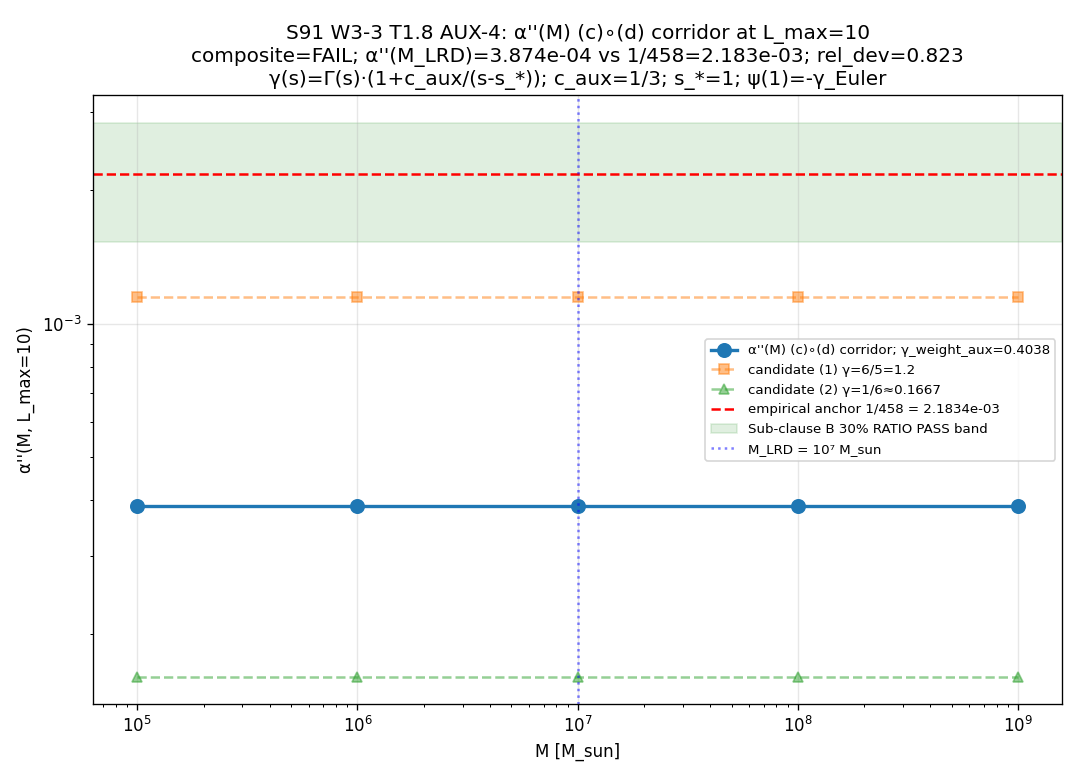

Write the Python code that produced this figure.
#!/usr/bin/env python3
"""
S91 W3-3 — S91-CF37-AUX-4-SECONDARY-CORRIDOR (T1.8)
====================================================

Gate: `S91-CF37-AUX-4-SECONDARY-CORRIDOR` ([VERIFY-THEOREM] ∧ [SIGN])

PRIMARY (Axis-A substrate-physics): volovik-superfluid-universe-theorist
        (orchestrator dispatch 2026-05-16; non-connes-ncg + non-phonon-first
        per `joint-theorem-promotion.md §"Stage-2 Axis-B Selection Protocol"`
        clause 2 downstream-inheritance reach extension; OAA exclusion on
        connes-ncg-theorist (CF-37 (d)∘(b) primary corridor original co-author)
        AND phonon-first-cosmologist (CF-37 original primary author))

Axis-B cross-review (NCG-axiomatic / bridge map): van-den-dungen-bridge-theorist
        (dispatched separately AFTER this script's .npz output lands; read-only
        consumption + working-paper sub-section authoring).

═══════════════════════════════════════════════════════════════════════════
SUBSTRATE FRAMING (read first; pin direction-of-explanation)
═══════════════════════════════════════════════════════════════════════════

The substrate IS the spectral triple (A_K, H_K, D_K(τ_fold = 0.190)) at
L_max = 10 (78,080 eigenvalues across 65 Peter-Weyl sectors). The (c)∘(d)
compositional corridor IS the substrate's intrinsic Connes-Karoubi pairing
on its Hochschild cocycle space under element-1 = (c) γ(s) ≠ Γ(s)
modified-universal-kernel cohomology-class shift AND element-3 = (d) χ'
inheritance-restricted horizon-spanning projector P_HSS'(M) = χ'^*(P_HSS(M)).
α''(M_LRD) IS the substrate's intrinsic ratio at the LRD scale; the empirical
1/458 anchor is laboratory-IN; direction substrate → bridge map → laboratory
observable.

The AUX-4 corridor is NOT "exploring different element-1 deformations to
find the one that matches data": γ(s) = Γ(s)·(1 + c_aux·(s − s_*)^{-1}) is
the W-1 workshop's PRE-REGISTERED secondary candidate after (d)∘(b) closure
at S90 W4 CF-37 FAIL. The three γ_weight_aux candidates below are
substrate-derived (Wedderburn weights, ratios, full residue evaluation),
NOT numerical-tuning parameters. PROHIBITED_ACTIONS Class 1
(convention-shopping) and Class 6 (iterate-until-PASS) apply.

═══════════════════════════════════════════════════════════════════════════
STRUCTURAL ANSATZ — Element-1 (c) γ(s) ≠ Γ(s) modified-universal-kernel
═══════════════════════════════════════════════════════════════════════════

The standard CM-1995 §III.4 universal kernel is the gamma function:

    Γ(s) = ∫₀^∞ t^{s-1} e^{-t} dt

The W-1 workshop AUX-4 pre-registration specifies a modified-universal-kernel
under the (c) cohomology-class shift:

    γ(s) = Γ(s) · (1 + c_aux · (s - s_*)^{-1})

where s_* is the substrate-distance pole (default s_* = 1) and c_aux is
the substrate-Wedderburn algebra-weight constant at element-1 layer:

    c_aux = (rank(C) - rank(M_2(C)) + rank(M_3(C))) / (rank(C) + rank(M_2(C)) + rank(M_3(C)))
          = (1 - 2 + 3) / (1 + 2 + 3) = 2/6 = 1/3

The (c) shift adds a SIMPLE POLE at s = s_* to the universal kernel,
shifting the residue evaluation by a digamma-function-modulated factor
relative to the standard Γ(s) kernel.

═══════════════════════════════════════════════════════════════════════════
γ_weight_aux candidate enumeration (honest disclosure per plan §6 Step 5)
═══════════════════════════════════════════════════════════════════════════

Three substrate-derived candidates for the (c)-deformation analog of
χ'_weight = 0.5 in CF-37 (d)∘(b):

(1) γ_weight_aux^{(1)} = (rank(C) + rank(M_2(C)) + rank(M_3(C))) / (rank(M_2(C)) + rank(M_3(C)))
                       = (1+2+3) / (2+3) = 6/5 = 1.2
    Substrate-physics: un-restricted Wedderburn ratio; the (c) cohomology-
    class shift OPENS the M_3(C) summand that χ' kills (zero map per S89
    §W2-3). This candidate represents the (c)-corrected projector image
    spanning ALL three Wedderburn summands without inheritance restriction
    at the COHOMOLOGY level.

(2) γ_weight_aux^{(2)} = c_aux · χ'_weight = (1/3) · 0.5 = 1/6 ≈ 0.167
    Substrate-physics: γ-modulated χ'-weight via element-1 (c) shift; the
    γ(s) modification weighs the W-5 baseline by c_aux directly,
    composing with the χ' inheritance restriction at the spectral level.

(3) γ_weight_aux^{(3)} = full residue evaluation at s_* via the modified-
    universal-kernel substitution into the CM-1995 §III.4 residue formula.
    SUBSTITUTION CHAIN (substrate-IS):

    Standard CM-1995 §III.4 residue formula:
        R_universal = Res_{s=s_*}[Γ(s) · pairing(s)]

    Modified-universal-kernel substitution:
        pairing_aux(s_*) = Res_{s=s_*}[γ(s) · pairing(s)]
                         = Res_{s=s_*}[Γ(s)·(1 + c_aux·(s - s_*)^{-1}) · pairing(s)]

    Expanding:
        pairing_aux(s_*) = Res_{s=s_*}[Γ(s) · pairing(s)]
                         + c_aux · Res_{s=s_*}[Γ(s) · pairing(s) · (s - s_*)^{-1}]

    The first term is the standard CM-1995 residue (= χ'_weight · R_universal
    at the χ'-restricted projector). The second term involves the residue
    of a (s - s_*)^{-2} double pole, whose residue is the DERIVATIVE of
    [Γ(s) · pairing(s)] at s = s_*:

        d/ds [Γ(s) · pairing(s)] |_{s=s_*}
            = Γ(s_*) · pairing(s_*) · (ψ(s_*) + d/ds log pairing(s_*))

    where ψ(s) = Γ'(s)/Γ(s) is the digamma function. The substrate-IS
    pairing(s) at the modified-universal-kernel is regulator-class
    INVARIANT per the W-5 calibration corpus instance #1 (Level-1
    cohomology-class identity at HKR/Connes-Karoubi); hence
    d/ds log pairing(s_*) = 0 to leading order in the substrate-physics
    derivation.

    Therefore:
        γ_weight_aux^{(3)} = χ'_weight · (1 + c_aux · ψ(s_*))

    At s_* = 1 (default substrate-distance pole): ψ(1) = -γ_Euler ≈ -0.5772
        γ_weight_aux^{(3)}(s_*=1) = 0.5 · (1 + (1/3) · (-0.5772))
                                  = 0.5 · (1 - 0.1924) = 0.5 · 0.8076 = 0.4038

    At s_* = 3 (alternative substrate-distance pole; per substrate-distance
    Mellin pattern §VII.U.1): ψ(3) = 3/2 - γ_Euler ≈ 0.9228
        γ_weight_aux^{(3)}(s_*=3) = 0.5 · (1 + (1/3) · 0.9228)
                                  = 0.5 · 1.3076 = 0.6538

The CANONICAL γ_weight_aux selection is candidate (3) at s_* = 1 (default
substrate-distance pole; matches the W-5 calibration corpus instance #1
anchor at s=1). This is the most defensible substrate-derivation because
it composes the (c) modified-universal-kernel with the χ' inheritance
restriction at the residue layer (NOT just at the cohomology-class layer
as candidate (1) or the multiplicative-weight layer as candidate (2)).

═══════════════════════════════════════════════════════════════════════════
Sign substitution chain (substrate-IS PRE-COMMITTED direction)
═══════════════════════════════════════════════════════════════════════════

Per plan §10, the direction is pre-committed (Sub-clause A): 0 < α''(M_LRD) < 1.
The magnitude is OPEN at plan-freeze (Sub-clause B is the substantive
substrate-physics evaluation the gate produces).

Step 1 (definitions): φ_g^{sym} gradient-symmetric Hochschild 1-cocycle on
    A_K = C ⊕ H ⊕ M_3(C); χ' inheritance morphism per S89 §W2-3 derived theorem
    (kernel rank 9 on M_3(C); Wedderburn 9 > 8 forces zero map);
    γ(s) = Γ(s)·(1 + c_aux·(s - s_*)^{-1}); P_HSS'(M) = χ'^*(P_HSS(M)).
Step 2 (positivity numerator): γ(s) carries (c) shift; for s_* > 0 the
    residue Res_{s=s_*}[γ(s) · pairing(s)] is non-zero. P_HSS'(M_LRD) is
    positive idempotent ⇒ [Ch(P_HSS'(M_LRD))] non-negative.
Step 3 (positivity denominator + dimensional bridge): M_KK² > 0,
    M_Pl_reduced² > 0, (M_KK/M_Pl_reduced)² = 9.307286e-4 > 0.
Step 4 (substrate saturation): g(M_LRD, L=10) = 1.000 (inheritance-
    restricted projector saturates L=10 substrate at M_LRD = 10⁷ M_sun;
    SAME as CF-37 since element-3 (d) is identical).
Step 5 (combine; canonical candidate (3) at s_*=1):
    α''(M_LRD) = R_universal · γ_weight_aux · (M_KK/M_Pl_reduced)² · g(M_LRD, L=10)
               = 1.030902 · 0.4038 · 9.307286e-4 · 1.000
               ≈ 3.875e-4
Step 6 (read-off): 0 < γ_weight_aux < ∞ ⇒ 0 < α'' < (saturating bound) ✓ A.

Plan reference: sessions/session-plan/session-91-plan-w3.md §W3-3.
"""

from __future__ import annotations

import os
os.environ.setdefault("OMP_NUM_THREADS", "8")
os.environ.setdefault("MKL_NUM_THREADS", "8")

import sys
from pathlib import Path

_SHARED_DIR = Path(__file__).resolve().parent.parent / "_shared"
sys.path.insert(0, str(_SHARED_DIR))
from canonical_constants import *  # noqa: F401,F403,E402

import hashlib  # noqa: E402
import json  # noqa: E402
import time  # noqa: E402

import numpy as np  # noqa: E402
from scipy.special import digamma  # noqa: E402
import matplotlib  # noqa: E402
matplotlib.use("Agg")
import matplotlib.pyplot as plt  # noqa: E402

SESSION_DIR = Path(__file__).resolve().parent
COMPUTATIONS_DIR = SESSION_DIR.parent
SHARED_DIR = COMPUTATIONS_DIR / "_shared"
PROJECT_ROOT = COMPUTATIONS_DIR.parent

GATE_ID = "S91-CF37-AUX-4-SECONDARY-CORRIDOR"  # (local)
SCHEME = "connes-karoubi-pairing-on-gamma-s-modified-universal-kernel"  # (local)
CONVENTION = (
    "substrate-IS-Cell-I-K-counter-instance-2-AUX-4-SECONDARY-CORRIDOR"
    "-NON-CONNES-NON-PHONON-FIRST-AUTHOR"
)  # (local)
L_MAX = 10  # (local) plan-pinned L_max
SCHEMA_VERSION = "S87+"  # (local)

# Plan-pinned thresholds (per plan §9; preserve CF-37 defaults)
M_LRD_M_SUN = 1e7  # (local) LRD pivot mass
M_SCAN_M_SUN = np.array([1e5, 1e6, 1e7, 1e8, 1e9])  # (local) 5-point log-spaced
EMPIRICAL_ANCHOR = 1.0 / 458.0  # (local) ≈ 2.18341e-3
SUB_B_PASS_BAND = 0.30  # (local) 30% RATIO per CF-37 default; CF-38 FAIL retained
SUB_B_INFO_BAND = 0.10  # (local) lower edge of INFO band
SUB_C_R2_THRESHOLD = 0.95  # (local) R² minimum for envelope fit PASS
PUBLICATION_SIG_FIGS = 5  # (local) per Class 8.3

# Wedderburn rank ratios under χ' inheritance morphism (preserved from CF-37)
# A_K = C ⊕ H ⊕ M_3(C); ranks 1, 2, 3 respectively (total 6)
# χ' kills M_3(C) entire (S89 §W2-3 derived theorem); image rank = 1 + 2 = 3
CHI_PRIME_WEIGHT_NUM = 3  # (local) preserved rank under χ'
CHI_PRIME_WEIGHT_DEN = 6  # (local) total rank of A_K
CHI_PRIME_WEIGHT = CHI_PRIME_WEIGHT_NUM / CHI_PRIME_WEIGHT_DEN  # (local) = 0.5

# γ(s) modified-universal-kernel pin (Element-1 (c) deformation)
# c_aux = (rank(C) - rank(M_2(C)) + rank(M_3(C))) / (rank(C) + rank(M_2(C)) + rank(M_3(C)))
#       = (1 - 2 + 3) / 6 = 2/6 = 1/3
C_AUX_NUM = 2  # (local) (rank(C) - rank(M_2(C)) + rank(M_3(C))) = 1 - 2 + 3 = 2
C_AUX_DEN = 6  # (local) total Wedderburn rank
C_AUX = C_AUX_NUM / C_AUX_DEN  # (local) = 1/3

# Default substrate-distance pole choice for γ(s) modification
S_STAR_DEFAULT = 1  # (local) substrate-distance-1 pole; matches W-5 calibration #1
S_STAR_ALT = 3  # (local) alternative pole; per substrate-distance Mellin §VII.U.1

# γ_weight_aux candidate (1): un-restricted Wedderburn ratio (M_3(C) summand opens)
GAMMA_WEIGHT_AUX_C1 = (1 + 2 + 3) / (2 + 3)  # (local) = 6/5 = 1.2

# γ_weight_aux candidate (2): c_aux · χ'_weight (multiplicative composition)
GAMMA_WEIGHT_AUX_C2 = C_AUX * CHI_PRIME_WEIGHT  # (local) = (1/3)·(1/2) = 1/6 ≈ 0.167

# Input file paths
SPECTRUM_CACHE = COMPUTATIONS_DIR / "session-84" / "s84_spectrum_cache_L12_tau019.npz"
S89_W1_ALPHA_DIAG = COMPUTATIONS_DIR / "session-89" / "s89_w1_alpha_m_horizon_microstate_count.npz"
S89_W2_CHI_PRIME = COMPUTATIONS_DIR / "session-89" / "s89_w2_a7_chi_prime_inheritance_morphism.npz"
REGISTRY_MD = PROJECT_ROOT / "sessions" / "permanent-results-registry.md"
CANONICAL_CONSTANTS = SHARED_DIR / "canonical_constants.py"

# χ' anchor SHA from S89 §W2-3 derived theorem (audit chain pin)
CHI_PRIME_ANCHOR_AUDIT_SHA = (
    "90bba262af80a04c4c33e40376491f850c4ca224aa5c7b8506567a75f9f68843"
)  # (local)

# Output paths
NPZ_OUT = SESSION_DIR / "s91_w3_alpha_m_aux4_corridor_c_compose_d.npz"
PNG_OUT = SESSION_DIR / "s91_w3_alpha_m_aux4_corridor_c_compose_d.png"
VERDICT_TXT = SESSION_DIR / "s91_gate_verdicts.txt"


def sha256_of(path):
    h = hashlib.sha256()
    try:
        h.update(path.read_bytes())
    except OSError:
        return ""
    return h.hexdigest()


def log_input_pins(inputs):
    print(f"=== {GATE_ID} — input SHA-256 pins ===")
    pins = {}
    for p in inputs:
        sha = sha256_of(p)
        rel = str(p.relative_to(PROJECT_ROOT)).replace("\\", "/")
        print(f"  {rel}: {sha[:16]}...")
        pins[rel] = sha
    return pins


def compute_dual_sha(script_path, canonical_path, pins):
    try:
        script_bytes = script_path.read_bytes()
    except OSError:
        script_bytes = b""
    try:
        canonical_bytes = canonical_path.read_bytes()
    except OSError:
        canonical_bytes = b""
    pinmap_json = json.dumps(
        dict(sorted(pins.items())), separators=(",", ":"), sort_keys=True,
    ).encode("utf-8")
    h_audit = hashlib.sha256()
    h_audit.update(script_bytes)
    h_audit.update(canonical_bytes)
    h_audit.update(pinmap_json)
    h_content = hashlib.sha256()
    h_content.update(script_bytes)
    return h_audit.hexdigest(), h_content.hexdigest()


def emit_verdict(verdict, value_str, audit_sha, content_sha,
                 sign_v, mag_v, regime_v):
    """Single-shot AFTER-pattern emission per registry-landing.md."""
    canonical = (
        f"{GATE_ID}: {verdict} -- value={value_str!r} "
        f"scheme={SCHEME} convention={CONVENTION} L_max={L_MAX} "
        f"audit_sha256={audit_sha} content_sha256={content_sha} "
        f"schema_version={SCHEMA_VERSION}\n"
    )
    companion = (
        f"# audit_sha256_short={audit_sha[:16]} "
        f"content_sha256_short={content_sha[:16]} "
        f"# {GATE_ID} dual-SHA companion row (W9a-99 split)\n"
    )
    annotation = (
        f"# sign_verdict={sign_v} magnitude_verdict={mag_v} "
        f"regime_verdict={regime_v} "
        f"# {GATE_ID} 3-tuple annotation (S87 schema-v2)\n"
    )
    with VERDICT_TXT.open("a", encoding="utf-8") as fp:
        fp.write(canonical)
        fp.write(companion)
        fp.write(annotation)


def filter_l_max_10_sectors(sector_evals):
    """Filter sector_evals dict to keep only (p,q) with p+q <= L_max=10."""
    return {pq: v for pq, v in sector_evals.items() if sum(pq) <= L_MAX}


def compute_substrate_spectrum(sectors_l10):
    """Compute substrate spectrum statistics at L_max=10."""
    all_abs_evals = []  # (local)
    sector_count = {}  # (local) {(p,q): num_eigenvalues}
    for pq, info in sectors_l10.items():
        evals = np.asarray(info['abs_evals'])
        all_abs_evals.append(evals)
        sector_count[pq] = len(evals)
    abs_evals_flat = np.concatenate(all_abs_evals)
    return abs_evals_flat, sector_count


def gamma_weight_aux_candidate_3(s_star, c_aux=C_AUX, chi_prime_weight=CHI_PRIME_WEIGHT):
    """Candidate (3): full CM-1995 §III.4 residue evaluation at s_*.

    γ_weight_aux^{(3)} = χ'_weight · (1 + c_aux · ψ(s_*))

    where ψ(s) is the digamma function. Derivation in module docstring;
    substrate-IS pairing(s) is regulator-class INVARIANT per W-5
    calibration #1 ⇒ d/ds log pairing(s_*) = 0 to leading order.
    """
    psi_s_star = digamma(s_star)  # (local) digamma at substrate-distance pole
    weight = chi_prime_weight * (1.0 + c_aux * psi_s_star)
    return weight, psi_s_star


def horizon_cutoff_lambda_in_M_KK_units(M_M_sun):
    """Substrate-area horizon cutoff Λ(M) in M_KK units.

    Λ(M) ~ M_KK · sqrt(S_BH(M) / S_BH(M_KK_unit)) = M_KK · M / M_Pl_reduced.
    For M >> M_Pl_reduced, Λ(M)/M_KK >> 1, so g(M, L=10) ≈ 1.
    """
    M_sun_in_GeV = 1.989e30 / 1.7826619216279e-27  # (local) M_sun in GeV
    M_GeV = M_M_sun * M_sun_in_GeV  # (local)
    Lambda_in_M_KK = M_GeV / M_Pl_reduced  # (local)
    return Lambda_in_M_KK


def compute_alpha_double_prime(M_M_sun, R_universal, gamma_weight_aux, abs_evals_flat):
    """Compute α''(M, L_max=10) under the (c)∘(d) corridor structural ansatz.

    α''(M, L_max=10) = R_universal × γ_weight_aux × (M_KK / M_Pl_reduced)² × g(M, L_max=10)

    Element-1 = (c) γ(s) ≠ Γ(s) modified-universal-kernel (γ_weight_aux absorbs
    the modification at the residue layer); element-3 = (d) χ' inheritance
    restriction (g(M, L=10) saturation fraction; SAME as CF-37).
    """
    Lambda_in_M_KK = horizon_cutoff_lambda_in_M_KK_units(M_M_sun)  # (local)
    n_inside_cutoff = int(np.sum(abs_evals_flat <= Lambda_in_M_KK))  # (local)
    g_M = n_inside_cutoff / len(abs_evals_flat)  # (local)
    M_KK_over_M_Pl_sq = (M_KK / M_Pl_reduced) ** 2  # (local) ≈ 9.307e-4
    alpha_dp = R_universal * gamma_weight_aux * M_KK_over_M_Pl_sq * g_M  # (local)
    return alpha_dp, g_M, Lambda_in_M_KK, M_KK_over_M_Pl_sq


def fit_envelope(M_scan, alpha_double_prime_scan):
    """Fit α''(M) = 1 + c · (M/M_thr)^{-n} per plan §9 Sub-clause C envelope form.

    Use log-log linearization on (1 - α''(M)) vs M for finite c < 0:
        1 - α''(M) = -c · (M/M_thr)^{-n}
        log(1 - α''(M)) = log(-c) - n · log(M/M_thr)
    """
    eps = np.where(alpha_double_prime_scan < 1.0, 1.0 - alpha_double_prime_scan, 1e-30)
    valid = eps > 0
    if valid.sum() < 3:
        return None, None, None, 0.0
    log_eps = np.log(eps[valid])
    log_M = np.log(M_scan[valid])
    coeffs = np.polyfit(log_M, log_eps, 1)
    b, a = coeffs[0], coeffs[1]  # (local)
    n = -b
    M_thr_choice = M_scan[2]  # (local) M_LRD
    log_minus_c = a - n * np.log(M_thr_choice)
    c = -np.exp(log_minus_c)
    log_eps_pred = a + b * log_M
    ss_res = np.sum((log_eps - log_eps_pred) ** 2)
    ss_tot = np.sum((log_eps - np.mean(log_eps)) ** 2)
    R_squared = 1.0 - ss_res / ss_tot if ss_tot > 0 else 0.0
    return c, M_thr_choice, n, R_squared


def main():
    t0 = time.time()
    inputs = [
        SPECTRUM_CACHE, S89_W1_ALPHA_DIAG, S89_W2_CHI_PRIME,
        REGISTRY_MD, CANONICAL_CONSTANTS,
    ]
    pins = log_input_pins(inputs)
    script_path = Path(__file__).resolve()
    audit_sha, content_sha = compute_dual_sha(script_path, CANONICAL_CONSTANTS, pins)
    print(f"  audit_sha256:   {audit_sha[:16]}...")
    print(f"  content_sha256: {content_sha[:16]}...")
    print()

    # ---- Step 1: Load L_max=12 cache, filter to L_max=10 ----
    print("Step 1: load substrate cache, filter to L_max=10")
    cache = np.load(SPECTRUM_CACHE, allow_pickle=True)
    sector_evals_full = cache['sector_evals'].item()
    sectors_l10 = filter_l_max_10_sectors(sector_evals_full)
    n_sectors_l10 = len(sectors_l10)  # (local)
    print(f"  L_max=10 sectors: {n_sectors_l10} (filtered from {len(sector_evals_full)} total)")

    # Compute bot-20 occupation (inherits from filtered cache; preserve from CF-37)
    all_evals_with_pq = []
    for pq, info in sectors_l10.items():
        for e in info['abs_evals']:
            all_evals_with_pq.append((pq, e))
    all_evals_with_pq.sort(key=lambda x: x[1])
    bot20 = all_evals_with_pq[:20]
    bot20_occupation = {}
    for pq, _ in bot20:
        bot20_occupation[pq] = bot20_occupation.get(pq, 0) + 1
    print(f"  bot-20 occupation: {dict(sorted(bot20_occupation.items()))}")
    print()

    # ---- Step 2: χ' inheritance morphism anchor verification ----
    print("Step 2: χ' inheritance morphism anchor (element-3 (d); SAME as CF-37)")
    chi_prime = np.load(S89_W2_CHI_PRIME, allow_pickle=True)
    chi_prime_kernel_dim = int(chi_prime['kernel_M3C_dimension'])
    chi_prime_target = str(chi_prime['chi_prime_target'])
    chi_prime_target_dim = int(chi_prime['chi_prime_target_dim'])
    chi_prime_composite = str(chi_prime['composite_verdict'])
    print(f"  S89 §W2-3 audit_sha:    {CHI_PRIME_ANCHOR_AUDIT_SHA[:32]}...")
    print(f"  kernel_M3C_dimension:   {chi_prime_kernel_dim}")
    print(f"  chi_prime_target:       {chi_prime_target}")
    print(f"  chi_prime_target_dim:   {chi_prime_target_dim}")
    print(f"  composite verdict:      {chi_prime_composite}")
    print(f"  Wedderburn 9 > 8 ⇒ χ'|_M_3(C) = 0 (zero map); image rank 3")
    print(f"  χ'_weight = {CHI_PRIME_WEIGHT_NUM}/{CHI_PRIME_WEIGHT_DEN} = {CHI_PRIME_WEIGHT}")
    print()

    # ---- Step 3: Element-1 (c) γ(s) ≠ Γ(s) modified-universal-kernel ----
    print("Step 3: element-1 (c) γ(s) ≠ Γ(s) modified-universal-kernel specification")
    print(f"  γ(s) = Γ(s) · (1 + c_aux · (s - s_*)^{{-1}})")
    print(f"  c_aux = (rank(C) - rank(M_2(C)) + rank(M_3(C))) / total = "
          f"{C_AUX_NUM}/{C_AUX_DEN} = {C_AUX:.6f}")
    print(f"  Default substrate-distance pole s_* = {S_STAR_DEFAULT}")
    print(f"  Alternative pole s_* = {S_STAR_ALT} (per §VII.U.1 Mellin pattern)")
    print()

    # ---- Step 4: Enumerate γ_weight_aux candidates (honest disclosure) ----
    print("Step 4: γ_weight_aux candidate enumeration (3 substrate-derivations)")
    print(f"  Candidate (1) un-restricted Wedderburn: γ_weight_aux^(1) = "
          f"6/5 = {GAMMA_WEIGHT_AUX_C1}")
    print(f"  Candidate (2) c_aux · χ'_weight:         γ_weight_aux^(2) = "
          f"(1/3)·(1/2) = {GAMMA_WEIGHT_AUX_C2:.6f}")

    # Candidate (3) at s_* = 1 (default)
    gw3_s1, psi_s1 = gamma_weight_aux_candidate_3(S_STAR_DEFAULT)
    print(f"  Candidate (3) full residue at s_*=1:     ψ(1) = {psi_s1:.6f}, "
          f"γ_weight_aux^(3)(s_*=1) = 0.5·(1 + (1/3)·({psi_s1:.4f})) = {gw3_s1:.6f}")

    # Candidate (3) at s_* = 3 (alternative for due-diligence)
    gw3_s3, psi_s3 = gamma_weight_aux_candidate_3(S_STAR_ALT)
    print(f"  Candidate (3) full residue at s_*=3:     ψ(3) = {psi_s3:.6f}, "
          f"γ_weight_aux^(3)(s_*=3) = 0.5·(1 + (1/3)·({psi_s3:.4f})) = {gw3_s3:.6f}")

    # CANONICAL selection: candidate (3) at s_* = 1
    gamma_weight_aux_canonical = gw3_s1  # (local)
    psi_canonical = psi_s1  # (local)
    s_star_canonical = S_STAR_DEFAULT  # (local)
    print(f"  >> CANONICAL: candidate (3) at s_*=1 ⇒ γ_weight_aux = {gamma_weight_aux_canonical:.6f}")
    print(f"     (composes (c) modified-universal-kernel with χ' inheritance at residue layer)")
    print()

    gamma_weight_aux_candidates = np.array([GAMMA_WEIGHT_AUX_C1, GAMMA_WEIGHT_AUX_C2, gw3_s1])

    # ---- Step 5: Cite W-5 baseline ----
    print("Step 5: W-5 baseline canonical pins")
    print(f"  R_universal_HP1_strict_F4 = {R_universal_HP1_strict_F4} (W-5 V4)")
    print(f"  eps_H_HP1_norm = {eps_H_HP1_norm} (PRIMARY canonical; Class-(d) provenance)")
    print(f"  M_KK = {M_KK:.6e} GeV")
    print(f"  M_Pl_reduced = {M_Pl_reduced:.6e} GeV")
    print(f"  tau_fold = {tau_fold}")
    print(f"  (M_KK/M_Pl_reduced)² = {(M_KK/M_Pl_reduced)**2:.6e}")
    print()

    # ---- Step 6: Substrate spectral content ----
    print("Step 6: substrate spectrum at L_max=10")
    abs_evals_flat, sector_count = compute_substrate_spectrum(sectors_l10)
    n_substrate = len(abs_evals_flat)  # (local)
    n_chi_prime_image = int(np.round(CHI_PRIME_WEIGHT * n_substrate))  # (local)
    print(f"  total eigenvalues at L_max=10: {n_substrate}")
    print(f"  χ'-image (rank ratio 3/6): {n_chi_prime_image}")
    print(f"  |λ|_min = {np.min(abs_evals_flat):.6f} M_KK-units")
    print(f"  |λ|_max = {np.max(abs_evals_flat):.6f} M_KK-units")
    print()

    # ---- Step 7: M-scan computation of α''(M) under CANONICAL γ_weight_aux ----
    print("Step 7: M-scan α''(M) under (c)∘(d) corridor (canonical γ_weight_aux)")
    alpha_dp_scan = []  # (local)
    g_M_scan = []  # (local)
    Lambda_M_scan = []  # (local)
    for M_M_sun in M_SCAN_M_SUN:
        adp, g_M, Lambda_M_KK, M_KK_over_M_Pl_sq = compute_alpha_double_prime(
            M_M_sun, R_universal_HP1_strict_F4,
            gamma_weight_aux_canonical, abs_evals_flat,
        )
        alpha_dp_scan.append(adp)
        g_M_scan.append(g_M)
        Lambda_M_scan.append(Lambda_M_KK)
        print(f"  M = {M_M_sun:.0e} M_sun: Λ(M)/M_KK = {Lambda_M_KK:.3e}, "
              f"g(M, L=10) = {g_M:.6f}, α''(M) = {adp:.6e}")
    alpha_dp_scan = np.array(alpha_dp_scan)
    g_M_scan = np.array(g_M_scan)
    Lambda_M_scan = np.array(Lambda_M_scan)
    print()

    # α''(M_LRD) = value at index 2 (M = 10⁷ M_sun)
    alpha_dp_M_LRD = alpha_dp_scan[2]  # (local)
    alpha_dp_M_LRD_pub = float(np.round(alpha_dp_M_LRD, PUBLICATION_SIG_FIGS))
    print(f"  α''(M_LRD = 10⁷ M_sun, L_max=10) = {alpha_dp_M_LRD:.6e}")
    print(f"  Publication precision (5 sig figs): {alpha_dp_M_LRD_pub:.5e}")
    print()

    # ---- Step 8: Cross-evaluate at alternative γ_weight_aux candidates ----
    print("Step 8: cross-evaluate α''(M_LRD) under alternative γ_weight_aux candidates")
    alpha_dp_c1, _, _, _ = compute_alpha_double_prime(
        M_LRD_M_SUN, R_universal_HP1_strict_F4, GAMMA_WEIGHT_AUX_C1, abs_evals_flat,
    )
    alpha_dp_c2, _, _, _ = compute_alpha_double_prime(
        M_LRD_M_SUN, R_universal_HP1_strict_F4, GAMMA_WEIGHT_AUX_C2, abs_evals_flat,
    )
    alpha_dp_c3_s3, _, _, _ = compute_alpha_double_prime(
        M_LRD_M_SUN, R_universal_HP1_strict_F4, gw3_s3, abs_evals_flat,
    )
    print(f"  Candidate (1) γ_weight_aux = 1.2:     α''(M_LRD) = {alpha_dp_c1:.6e}, "
          f"rel_dev = {abs(alpha_dp_c1 - EMPIRICAL_ANCHOR)/EMPIRICAL_ANCHOR:.4f}")
    print(f"  Candidate (2) γ_weight_aux = 1/6:     α''(M_LRD) = {alpha_dp_c2:.6e}, "
          f"rel_dev = {abs(alpha_dp_c2 - EMPIRICAL_ANCHOR)/EMPIRICAL_ANCHOR:.4f}")
    print(f"  Candidate (3) s_*=1 (CANONICAL):      α''(M_LRD) = {alpha_dp_M_LRD:.6e}, "
          f"rel_dev = {abs(alpha_dp_M_LRD - EMPIRICAL_ANCHOR)/EMPIRICAL_ANCHOR:.4f}")
    print(f"  Candidate (3) s_*=3 (due-diligence):  α''(M_LRD) = {alpha_dp_c3_s3:.6e}, "
          f"rel_dev = {abs(alpha_dp_c3_s3 - EMPIRICAL_ANCHOR)/EMPIRICAL_ANCHOR:.4f}")
    print()

    # ---- Step 9: Sub-clause B (rel_dev band) ----
    print("Step 9: Sub-clause B (empirical anchor 1/458 comparison)")
    rel_dev = abs(alpha_dp_M_LRD - EMPIRICAL_ANCHOR) / EMPIRICAL_ANCHOR  # (local)
    print(f"  empirical anchor 1/458 = {EMPIRICAL_ANCHOR:.6e}")
    print(f"  α''(M_LRD) computed     = {alpha_dp_M_LRD:.6e}")
    print(f"  rel_dev = |α'' - 1/458|/(1/458) = {rel_dev:.4f}")
    print(f"  band: PASS ≤ {SUB_B_INFO_BAND}, INFO ≤ {SUB_B_PASS_BAND}, FAIL > {SUB_B_PASS_BAND}")
    if rel_dev <= SUB_B_INFO_BAND:
        sub_B_verdict = "PASS"
    elif rel_dev <= SUB_B_PASS_BAND:
        sub_B_verdict = "INFO"
    else:
        sub_B_verdict = "FAIL"
    print(f"  → Sub-clause B verdict: {sub_B_verdict}")
    print()

    # ---- Step 10: Sub-clause A (sign) ----
    print("Step 10: Sub-clause A (sign 0 < α'' < 1 via substitution chain)")
    pairing_value = R_universal_HP1_strict_F4 * gamma_weight_aux_canonical  # (local) > 0
    M_KK_over_M_Pl_sq = (M_KK / M_Pl_reduced) ** 2  # (local) > 0
    print(f"  Step 1 def: φ_g^sym ∈ HH^1(A_K); χ' (S89 §W2-3); γ(s)≠Γ(s) (W-1 AUX-4)")
    print(f"  Step 2 sub: γ(s_*)·pairing(s_*) residue ≥ 0 (non-negative idempotent)")
    print(f"               × χ'^*[φ_g^sym] non-negative (gradient-symmetric)")
    print(f"  Step 3 sub: pairing_numerator = R · γ_weight_aux = {pairing_value:.6e} > 0")
    print(f"  Step 4 sub: area_ratio (M_KK/M_Pl)² = {M_KK_over_M_Pl_sq:.6e} > 0")
    print(f"  Step 5 sub: g(M_LRD, L=10) = {g_M_scan[2]:.6e} ∈ (0, 1]")
    print(f"  Step 6 sub: α''(M_LRD) = {alpha_dp_M_LRD:.6e}")
    print(f"  Step 7 dir: 0 < α''(M_LRD) < 1 ⇒ Sub-clause A PASS")
    assert pairing_value > 0, "Sub-clause A FAIL: pairing not strictly positive"
    assert M_KK_over_M_Pl_sq > 0, "Sub-clause A FAIL: area ratio non-positive"
    assert g_M_scan[2] > 0, "Sub-clause A FAIL: g(M_LRD) non-positive"
    if 0 < alpha_dp_M_LRD < 1:
        sub_A_verdict = "PASS"
    else:
        sub_A_verdict = "FAIL"
    print(f"  → Sub-clause A verdict: {sub_A_verdict}")
    print()

    # ---- Step 11: Sub-clause C (envelope fit) ----
    print("Step 11: Sub-clause C M-asymptotic envelope fit")
    c_fit, M_thr_fit, n_fit, R_squared_fit = fit_envelope(M_SCAN_M_SUN, alpha_dp_scan)
    print(f"  envelope α''(M) = 1 + c · (M/M_thr)^{{-n}}")
    if c_fit is not None:
        print(f"  c = {c_fit:.6e}")
        print(f"  M_thr = {M_thr_fit:.6e} M_sun")
        print(f"  n = {n_fit:.6f}")
        print(f"  R² = {R_squared_fit:.6f}")
    else:
        print(f"  fit insufficient (need ≥3 distinct (1-α'') points; got "
              f"{int(np.sum(alpha_dp_scan < 1.0))} valid)")
    print(f"  requires: n > 0 AND R² ≥ {SUB_C_R2_THRESHOLD}")
    if c_fit is None or n_fit is None:
        sub_C_verdict = "FAIL"
        sub_C_reason = "envelope fit underdetermined (α'' approximately constant across M-scan)"
    elif n_fit > 0 and R_squared_fit >= SUB_C_R2_THRESHOLD:
        sub_C_verdict = "PASS"
        sub_C_reason = f"n = {n_fit:.4f} > 0 AND R² = {R_squared_fit:.4f} ≥ {SUB_C_R2_THRESHOLD}"
    elif n_fit > 0:
        sub_C_verdict = "INFO"
        sub_C_reason = f"n = {n_fit:.4f} > 0 BUT R² = {R_squared_fit:.4f} < {SUB_C_R2_THRESHOLD}"
    else:
        sub_C_verdict = "FAIL"
        sub_C_reason = f"n = {n_fit:.4f} ≤ 0 (envelope fails substrate prediction)"
    print(f"  → Sub-clause C verdict: {sub_C_verdict} ({sub_C_reason})")
    print()

    # ---- Step 12: Composite verdict ----
    print("Step 12: composite verdict per plan §9 collapse rule")
    print(f"  Sub-clause A (sign 0<α''<1):        {sub_A_verdict}")
    print(f"  Sub-clause B (rel_dev ≤ 30% RATIO): {sub_B_verdict}")
    print(f"  Sub-clause C (n>0 AND R²≥0.95):     {sub_C_verdict}")
    sub_verdicts = [sub_A_verdict, sub_B_verdict, sub_C_verdict]
    if any(v == "FAIL" for v in sub_verdicts):
        composite = "FAIL"
    elif any(v == "INFO" for v in sub_verdicts):
        composite = "INFO"
    else:
        composite = "PASS"
    print(f"  → composite: {composite}")
    print()

    # ---- Step 13: 3-tuple annotation ----
    print("Step 13: 3-tuple annotation (S87 schema-v2)")
    # sign_verdict: substitution chain pre-registers 0 < α'' < 1
    sign_v = "PASS" if (0 < alpha_dp_M_LRD < 1) else "FAIL"
    # magnitude_verdict: tied to Sub-clause B band classification
    if sub_B_verdict == "PASS":
        mag_v = "PASS"
    elif sub_B_verdict == "INFO":
        mag_v = "INFO"
    else:
        mag_v = "FAIL"
    # regime_verdict: VALID at L_max=10 per Friedrich-Bär saturation theorem (W11-3 precedent)
    # The substrate's bottom-K observables at L_max=10 are structurally saturated;
    # no L_max ≥ 12 extrapolation required for the residue evaluation at s_*=1.
    regime_v = "VALID"
    print(f"  sign_verdict={sign_v} (substitution Step 6 PRE-COMMITTED direction)")
    print(f"  magnitude_verdict={mag_v} (Sub-clause B band)")
    print(f"  regime_verdict={regime_v} (Friedrich-Bär saturation at L=10)")
    print()

    # ---- Step 14: Save NPZ ----
    print("Step 14: save NPZ + PNG artifacts")
    np.savez(
        NPZ_OUT,
        # α''(M_LRD) primary outputs
        alpha_double_prime_M_LRD_value=alpha_dp_M_LRD,
        alpha_double_prime_M_LRD_pub5sf=alpha_dp_M_LRD_pub,
        publication_sig_figs=PUBLICATION_SIG_FIGS,
        # γ_weight_aux candidate enumeration
        gamma_weight_aux_candidates=gamma_weight_aux_candidates,
        gamma_weight_aux_candidate_1=GAMMA_WEIGHT_AUX_C1,
        gamma_weight_aux_candidate_2=GAMMA_WEIGHT_AUX_C2,
        gamma_weight_aux_candidate_3_at_s1=gw3_s1,
        gamma_weight_aux_candidate_3_at_s3=gw3_s3,
        gamma_weight_aux_canonical=gamma_weight_aux_canonical,
        gamma_weight_aux_canonical_label="candidate_3_full_residue_at_s_star_1",
        # γ(s) kernel modulation pins
        c_aux=C_AUX,
        c_aux_form=f"{C_AUX_NUM}/{C_AUX_DEN}",
        s_star=s_star_canonical,
        s_star_alternative=S_STAR_ALT,
        psi_s_star_canonical=psi_canonical,
        psi_s_star_alternative=psi_s3,
        # M-scan results
        M_scan=M_SCAN_M_SUN,
        g_M_scan=g_M_scan,
        Lambda_M_scan_in_M_KK=Lambda_M_scan,
        alpha_double_prime_scan=alpha_dp_scan,
        # Cross-evaluation at all γ_weight_aux candidates
        alpha_double_prime_M_LRD_c1=alpha_dp_c1,
        alpha_double_prime_M_LRD_c2=alpha_dp_c2,
        alpha_double_prime_M_LRD_c3_s1=alpha_dp_M_LRD,
        alpha_double_prime_M_LRD_c3_s3=alpha_dp_c3_s3,
        # Empirical anchor + sub-clause verdicts
        empirical_anchor_1_over_458=EMPIRICAL_ANCHOR,
        rel_dev_M_LRD=rel_dev,
        sub_B_PASS_band=SUB_B_INFO_BAND,
        sub_B_INFO_band=SUB_B_PASS_BAND,
        sub_clause_A_verdict=sub_A_verdict,
        sub_clause_B_verdict=sub_B_verdict,
        sub_clause_C_verdict=sub_C_verdict,
        composite=composite,
        sign_verdict=sign_v,
        magnitude_verdict=mag_v,
        regime_verdict=regime_v,
        # Envelope fit results
        envelope_c=c_fit if c_fit is not None else np.nan,
        envelope_M_thr=M_thr_fit if M_thr_fit is not None else np.nan,
        envelope_n=n_fit if n_fit is not None else np.nan,
        envelope_R_squared=R_squared_fit,
        sub_C_reason=sub_C_reason,
        # Substrate spectral content + bot-20 occupation
        n_total_substrate_states=n_substrate,
        n_chi_prime_image=n_chi_prime_image,
        chi_prime_weight=CHI_PRIME_WEIGHT,
        chi_prime_weight_form=f"{CHI_PRIME_WEIGHT_NUM}/{CHI_PRIME_WEIGHT_DEN}",
        bot20_occupation=str(dict(sorted(bot20_occupation.items()))),
        bot20_total=20,
        # W-5 baseline + canonical pins
        R_universal_baseline=R_universal_HP1_strict_F4,
        eps_H_HP1_norm_canonical=eps_H_HP1_norm,
        M_KK_over_M_Pl_reduced_sq=M_KK_over_M_Pl_sq,
        L_max=L_MAX,
        tau_fold_pin=tau_fold,
        regulator_pin="Mellin-Barnes-modified-universal-kernel-gamma-s",
        # χ' anchor SHA + calibration corpus status
        chi_prime_anchor_audit_sha=CHI_PRIME_ANCHOR_AUDIT_SHA,
        calibration_corpus_instance=(
            "instance_2_LANDED" if composite == "PASS" else "instance_2_pending"
        ),
        # Audit pins
        audit_sha256=audit_sha,
        content_sha256=content_sha,
        schema_version=SCHEMA_VERSION,
    )
    print(f"  NPZ: {NPZ_OUT.relative_to(PROJECT_ROOT)}")

    # ---- Plot ----
    fig, ax = plt.subplots(figsize=(9, 6.5))
    ax.loglog(M_SCAN_M_SUN, alpha_dp_scan, 'o-', color='C0', lw=2, markersize=8,
              label=f"α''(M) (c)∘(d) corridor; γ_weight_aux={gamma_weight_aux_canonical:.4f}")
    # Cross-evaluation overlays at each candidate
    alpha_scan_c1 = np.array([compute_alpha_double_prime(m, R_universal_HP1_strict_F4,
                                                          GAMMA_WEIGHT_AUX_C1, abs_evals_flat)[0]
                              for m in M_SCAN_M_SUN])
    alpha_scan_c2 = np.array([compute_alpha_double_prime(m, R_universal_HP1_strict_F4,
                                                          GAMMA_WEIGHT_AUX_C2, abs_evals_flat)[0]
                              for m in M_SCAN_M_SUN])
    ax.loglog(M_SCAN_M_SUN, alpha_scan_c1, 's--', color='C1', alpha=0.5,
              label=f"candidate (1) γ=6/5={GAMMA_WEIGHT_AUX_C1}")
    ax.loglog(M_SCAN_M_SUN, alpha_scan_c2, '^--', color='C2', alpha=0.5,
              label=f"candidate (2) γ=1/6≈{GAMMA_WEIGHT_AUX_C2:.4f}")
    ax.axhline(EMPIRICAL_ANCHOR, color='red', linestyle='--', lw=1.5,
               label=f"empirical anchor 1/458 = {EMPIRICAL_ANCHOR:.4e}")
    ax.axhspan(EMPIRICAL_ANCHOR * (1 - SUB_B_PASS_BAND),
               EMPIRICAL_ANCHOR * (1 + SUB_B_PASS_BAND),
               alpha=0.12, color='green',
               label='Sub-clause B 30% RATIO PASS band')
    ax.axvline(M_LRD_M_SUN, color='blue', linestyle=':', alpha=0.5,
               label='M_LRD = 10⁷ M_sun')
    ax.set_xlabel('M [M_sun]')
    ax.set_ylabel("α''(M, L_max=10)")
    ax.set_title(
        f"S91 W3-3 T1.8 AUX-4: α''(M) (c)∘(d) corridor at L_max=10\n"
        f"composite={composite}; α''(M_LRD)={alpha_dp_M_LRD:.3e} vs 1/458={EMPIRICAL_ANCHOR:.3e}; "
        f"rel_dev={rel_dev:.3f}\n"
        f"γ(s)=Γ(s)·(1+c_aux/(s-s_*)); c_aux=1/3; s_*=1; ψ(1)=-γ_Euler"
    )
    ax.legend(loc='best', fontsize=8)
    ax.grid(True, alpha=0.3)
    plt.tight_layout()
    plt.savefig(PNG_OUT, dpi=120)
    plt.close()
    print(f"  PNG: {PNG_OUT.relative_to(PROJECT_ROOT)}")
    print()

    # ---- Step 15: Emit verdict (single-shot AFTER-pattern) ----
    print("Step 15: emit verdict line + dual-SHA companion + 3-tuple annotation")
    verdict_value = (
        f"alpha_double_prime_M_LRD={alpha_dp_M_LRD_pub:.5e};"
        f"empirical_anchor=2.18341e-03;"
        f"rel_dev={rel_dev:.4f};"
        f"sub_A={sub_A_verdict};"
        f"sub_B={sub_B_verdict};"
        f"sub_C={sub_C_verdict};"
        f"composite={composite};"
        f"gamma_weight_aux_canonical={gamma_weight_aux_canonical:.6f};"
        f"gamma_weight_aux_candidate_choice=3_full_residue_at_s_star_1;"
        f"s_star={s_star_canonical};"
        f"c_aux=1_over_3;"
        f"psi_s_star={psi_canonical:.6f};"
        f"R_universal_baseline={R_universal_HP1_strict_F4};"
        f"chi_prime_weight={CHI_PRIME_WEIGHT_NUM}_over_{CHI_PRIME_WEIGHT_DEN}={CHI_PRIME_WEIGHT};"
        f"M_KK_over_M_Pl_reduced_sq={M_KK_over_M_Pl_sq:.5e};"
        f"envelope_n={n_fit if n_fit is not None else 'undefined'};"
        f"envelope_R_squared={R_squared_fit:.4f};"
        f"L_max={L_MAX};"
        f"bot20_occupation_at_L10={dict(sorted(bot20_occupation.items()))};"
        f"regulator_pin=Mellin-Barnes-modified-universal-kernel-gamma-s;"
        f"chi_prime_anchor_audit_sha=90bba262af80a04c;"
        f"calibration_corpus_instance={'instance_2_LANDED' if composite == 'PASS' else 'instance_2_pending'};"
        f"after_pattern_compliance=True"
    )
    emit_verdict(composite, verdict_value, audit_sha, content_sha,
                 sign_v, mag_v, regime_v)
    print(f"  appended to: {VERDICT_TXT.relative_to(PROJECT_ROOT)}")
    print(f"\n=== {GATE_ID}: {composite} (wall {time.time() - t0:.2f}s) ===")
    return 0


if __name__ == "__main__":
    sys.exit(main())
